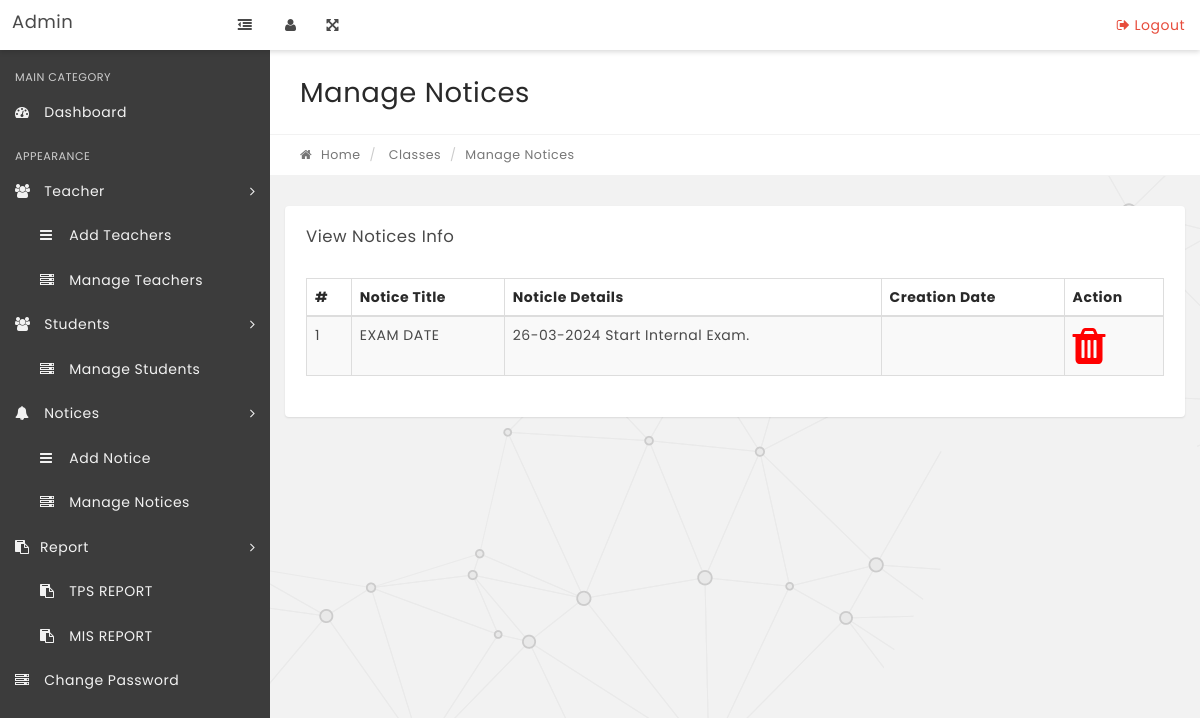
Page /Admin/manage-notices.php (signed in) on the committed database.
### tables this page shows
CREATE TABLE `notice` (
  `id` int(11) NOT NULL,
  `noticeTitle` varchar(255) DEFAULT NULL,
  `noticeDetails` mediumtext DEFAULT NULL,
  `Date` timestamp NULL DEFAULT current_timestamp()
);

### Admin/manage-notices.php (the view, shortened to what this page needs)
<?php
include('includes/config.php');
if (!isset($_SESSION['role']) || $_SESSION['role'] !== 'admin') {
    header("location:../login.php");
    exit;
} else {
?>
    <!DOCTYPE html>
    <html lang="en">
    <head>
        <link rel="stylesheet" href="css/bootstrap.min.css" media="screen">
        <link rel="stylesheet" href="css/font-awesome.min.css" media="screen">
        <link rel="stylesheet" href="css/animate-css/animate.min.css" media="screen">
        <link rel="stylesheet" href="css/lobipanel/lobipanel.min.css" media="screen">
        <link rel="stylesheet" href="css/prism/prism.css" media="screen">
        <link rel="stylesheet" type="text/css" href="js/DataTables/datatables.min.css" />
        <link rel="stylesheet" href="css/main.css" media="screen">
    </head>
    <body class="top-navbar-fixed">
        <div class="main-wrapper">
            <?php include('includes/topbar.php'); ?>
            <div class="content-wrapper">
                <div class="content-container">
                    <?php include('includes/leftbar.php'); ?>
                    <div class="main-page">
                        <div class="container-fluid">
                            <div class="row page-title-div">
                                <div class="col-md-6">
                                    <h2 class="title">Manage Notices</h2>
                                </div>
                            </div>
                            <div class="row breadcrumb-div">
                                <div class="col-md-6">
                                    <ul class="breadcrumb">
                                        <li><a href="dashboard.php"><i class="fa fa-home"></i> Home</a></li>
                                        <li> Classes</li>
                                        <li class="active">Manage Notices</li>
                                    </ul>
                                </div>
                            </div>
                        </div>
                        <section class="section">
                            <div class="container-fluid">
                                <div class="row">
                                    <div class="col-md-12">
                                        <div class="panel">
                                            <div class="panel-heading">
                                                <div class="panel-title">
                                                    <h5>View Notices Info</h5>
                                                </div>
                                            </div>
                                            <div class="panel-body p-20">
                                                <table id="example" class="display table table-striped table-bordered" cellspacing="0" width="100%">
                                                    <thead>
                                                        <tr>
                                                            <th>#</th>
                                                            <th>Notice Title</th>
                                                            <th>Noticle Details</th>
                                                            <th>Creation Date</th>
                                                            <th>Action</th>
                                                        </tr>
                                                    </thead>
                                                    <tbody>
                                                        <?php $sql = "SELECT * from notice";
                                                        $query = $dbh->prepare($sql);
                                                        $query->execute();
                                                        $results = $query->fetchAll(PDO::FETCH_OBJ);
                                                        $cnt = 1;
                                                        if ($query->rowCount() > 0) {
                                                            foreach ($results as $result) {   ?>
                                                                <tr>
                                                                    <td><?php echo htmlentities($cnt); ?></td>
                                                                    <td><?php echo htmlentities($result->noticeTitle); ?></td>
                                                                    <td><?php echo htmlentities($result->noticeDetails); ?></td>
                                                                    <td><?php echo htmlentities($result->postingDate); ?></td>
                                                                    <td>
                                                                        <a href="manage-notices.php?id=<?php echo htmlentities($result->id); ?>" onclick="return confirm('Do you really want to delete the notice?');">
                                                                            <i class="fa fa-trash fa-3x" title="Delete this Record" style="color:red;"></i> </a>
                                                                    </td>
                                                                </tr>
                                                        <?php $cnt = $cnt + 1;
                                                            }
                                                        } ?>
                                                    </tbody>
                                                </table>
                                            </div>
                                        </div>
                                    </div>
                                </div>
                            </div>
                        </section>
                    </div>
                </div>
            </div>
        </div>
    </body>
    </html>
<?php } ?>

### rows in the picture
notice: noticeTitle "EXAM DATE", noticeDetails "26-03-2024 Start Internal Exam."
